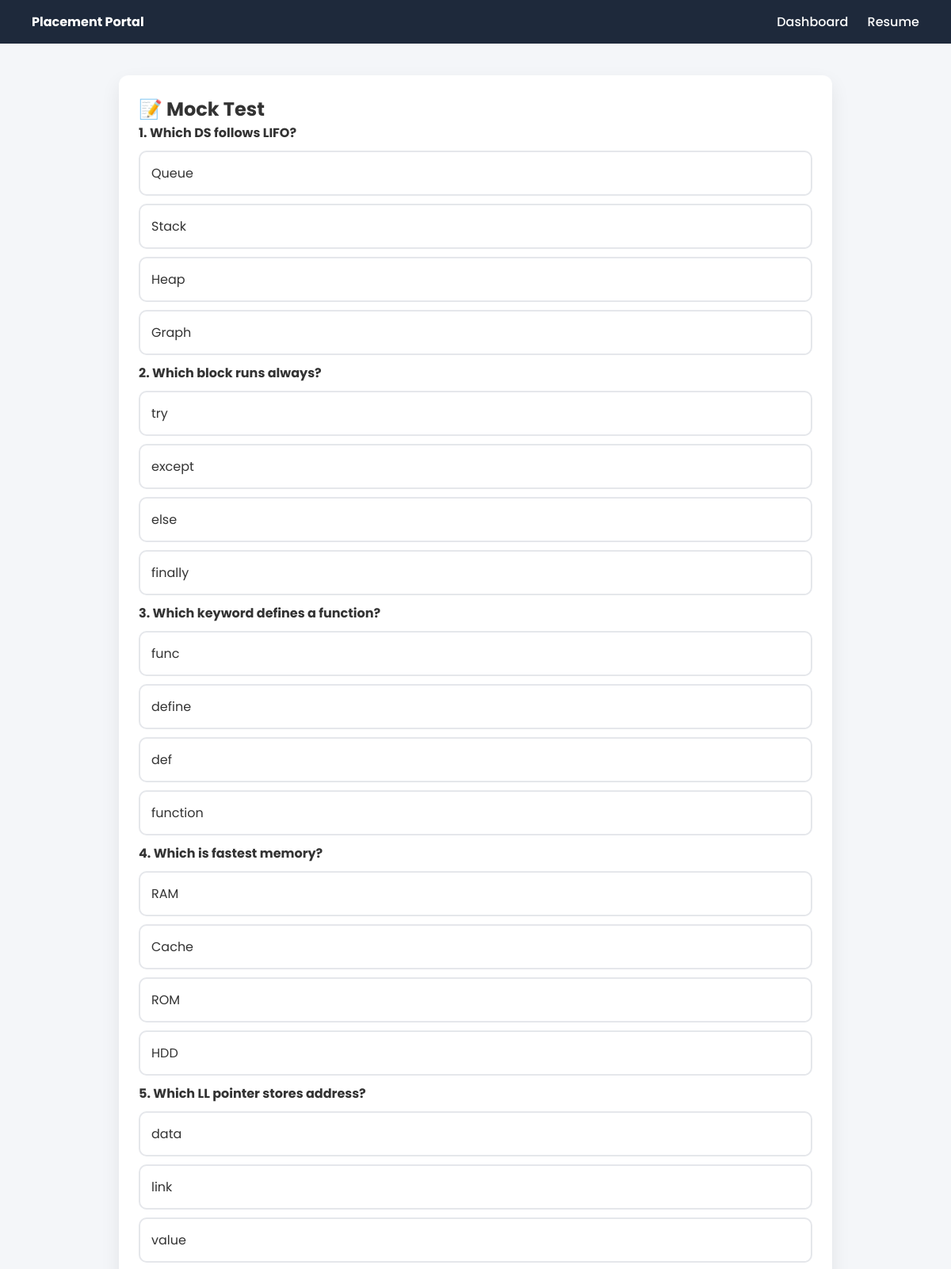
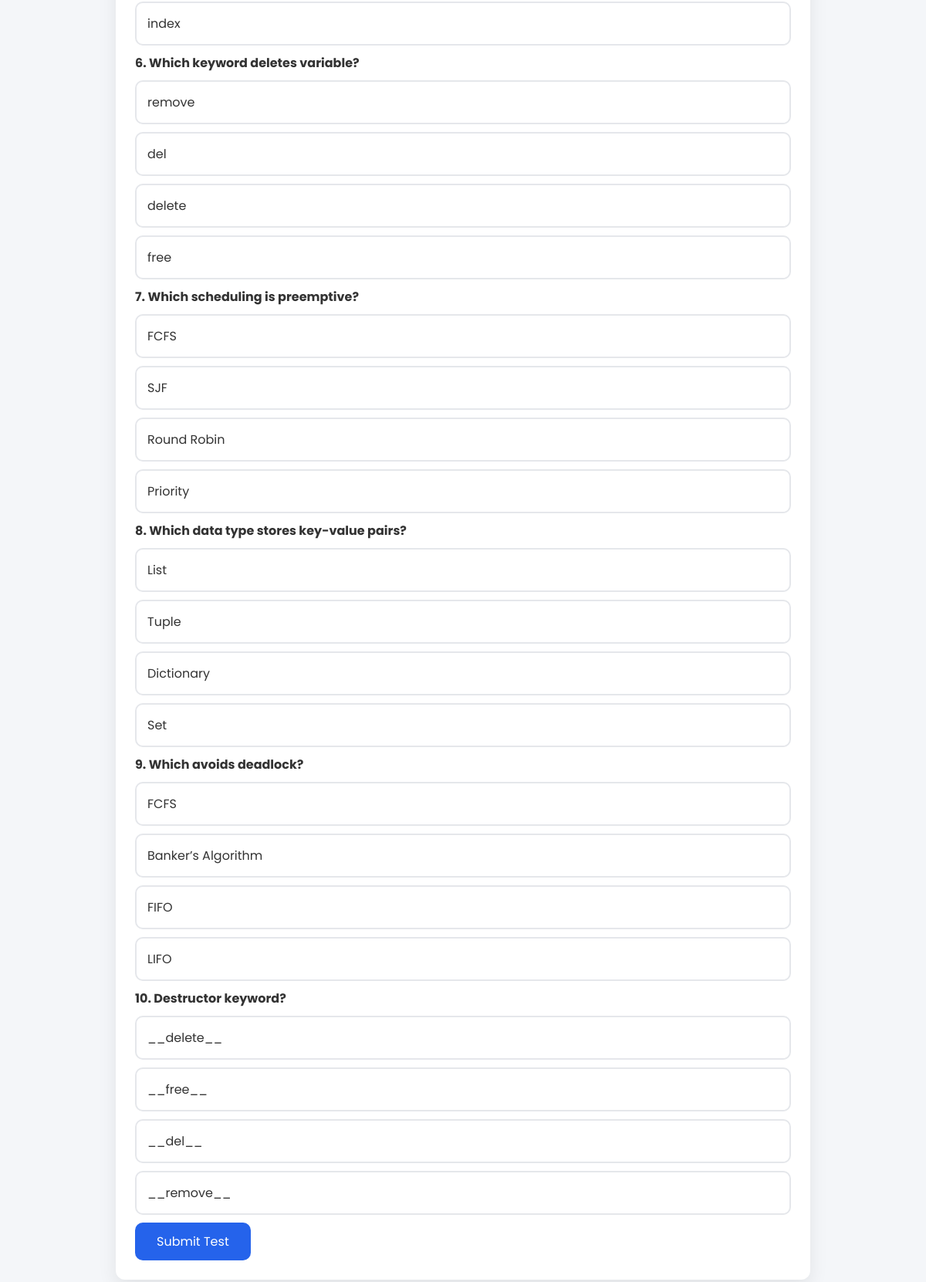
The page /mocktest on the database its author committed (2 pictures, top to bottom).
### tables this page shows
CREATE TABLE mcq (
    id INTEGER PRIMARY KEY AUTOINCREMENT,
    question TEXT,
    option1 TEXT,
    option2 TEXT,
    option3 TEXT,
    option4 TEXT,
    answer TEXT
);

### app.py (the view, shortened to what this page needs)
@app.route("/mocktest", methods=["GET", "POST"])
def mocktest():
    score = None
    submitted = False
    if request.method == "GET":
        questions = get_random_mcqs(10)
        session["mock_questions"] = questions
        submitted = False
    return render_template(
        "mocktest.html",
        questions=questions,
        score=score,
        submitted=submitted
    )

### app.py (called while the page is built)
def get_random_mcqs(limit=10):
    conn = sqlite3.connect(DB_PATH)
    cur = conn.cursor()
    cur.execute("""
        SELECT question, option1, option2, option3, option4, answer
        FROM mcq
        ORDER BY RANDOM()
        LIMIT ?
    """, (limit,))
    rows = cur.fetchall()
    conn.close()
    return [
        {"q": r[0], "options": [r[1], r[2], r[3], r[4]], "answer": r[5]}
        for r in rows
    ]

### templates/mocktest.html (shortened to what this page needs)
<!DOCTYPE html>
<html>
<head>
    <link rel="stylesheet" href="/static/style.css">
</head>
<body>
<div class="navbar">
    <div><b>Placement Portal</b></div>
    <div>
        <a href="/dashboard">Dashboard</a>
        <a href="/resume">Resume</a>
    </div>
</div>
<div class="container">
    <div class="card">
        <h2>📝 Mock Test</h2>
        <form method="POST">
         <form method="POST">
{% for q in questions %}
    {% set q_index = loop.index0 %}
    <div class="question-block">
        <p><b>{{ loop.index }}. {{ q.q }}</b></p>
        {% for opt in q.options %}
            {% set opt_id = "q" ~ q_index ~ "_" ~ loop.index0 %}
            {% if submitted and opt == q.answer %}
                {% set cls = "option correct" %}
            {% elif submitted and opt == q.selected and opt != q.answer %}
                {% set cls = "option wrong" %}
            {% else %}
                {% set cls = "option" %}
            {% endif %}
            <label class="{{ cls }}" for="{{ opt_id }}">
                {{ opt }}
            </label>
        {% endfor %}
    </div>
{% endfor %}
<button type="submit" class="btn">Submit Test</button>
</form>
        </form>
    </div>
</div>
</body>
</html>

### static/style.css (style rules this page uses)
* { box-sizing: border-box; margin: 0; padding: 0; font-family: 'Poppins', sans-serif; }
body { background: #f4f6f9; color: #333; }
.navbar { background: #1e293b; padding: 15px 40px; color: white; display: flex; justify-content: space-between; }
.navbar a { color: white; margin-left: 20px; text-decoration: none; font-weight: 500; }
.container { max-width: 900px; margin: 40px auto; }
.card { background: white; padding: 25px; border-radius: 12px; box-shadow: 0 10px 25px rgba(0,0,0,0.08); margin-bottom: 30px; }
.btn { background: #2563eb; color: white; padding: 10px 18px; border: none; border-radius: 8px; cursor: pointer; }
.option { display: block; padding: 14px; margin: 10px 0; border: 2px solid #e5e7eb; border-radius: 10px; cursor: pointer; transition: 0.2s; }
.btn { background-color: #2563eb; color: white; padding: 12px 28px; border: none; border-radius: 10px; font-size: 16px; cursor: pointer; }

### rows shown on the page
mcq: q "Which DS follows LIFO?", option1 "Queue", option2 "Stack", option3 "Heap", option4 "Graph"
mcq: q "Which block runs always?", option1 "try", option2 "except", option3 "else", option4 "finally"
mcq: q "Which keyword defines a function?", option1 "func", option2 "define", option3 "def", option4 "function"
mcq: q "Which is fastest memory?", option1 "RAM", option2 "Cache", option3 "ROM", option4 "HDD"
mcq: q "Which LL pointer stores address?", option1 "data", option2 "link", option3 "value", option4 "index"
mcq: q "Which keyword deletes variable?", option1 "remove", option2 "del", option3 "delete", option4 "free"
mcq: q "Which scheduling is preemptive?", option1 "FCFS", option2 "SJF", option3 "Round Robin", option4 "Priority"
mcq: q "Which data type stores key-value pairs?", option1 "List", option2 "Tuple", option3 "Dictionary", option4 "Set"
mcq: q "Which avoids deadlock?", option1 "FCFS", option2 "Banker’s Algorithm", option3 "FIFO", option4 "LIFO"
mcq: q "Destructor keyword?", option1 "__delete__", option2 "__free__", option3 "__del__", option4 "__remove__"
